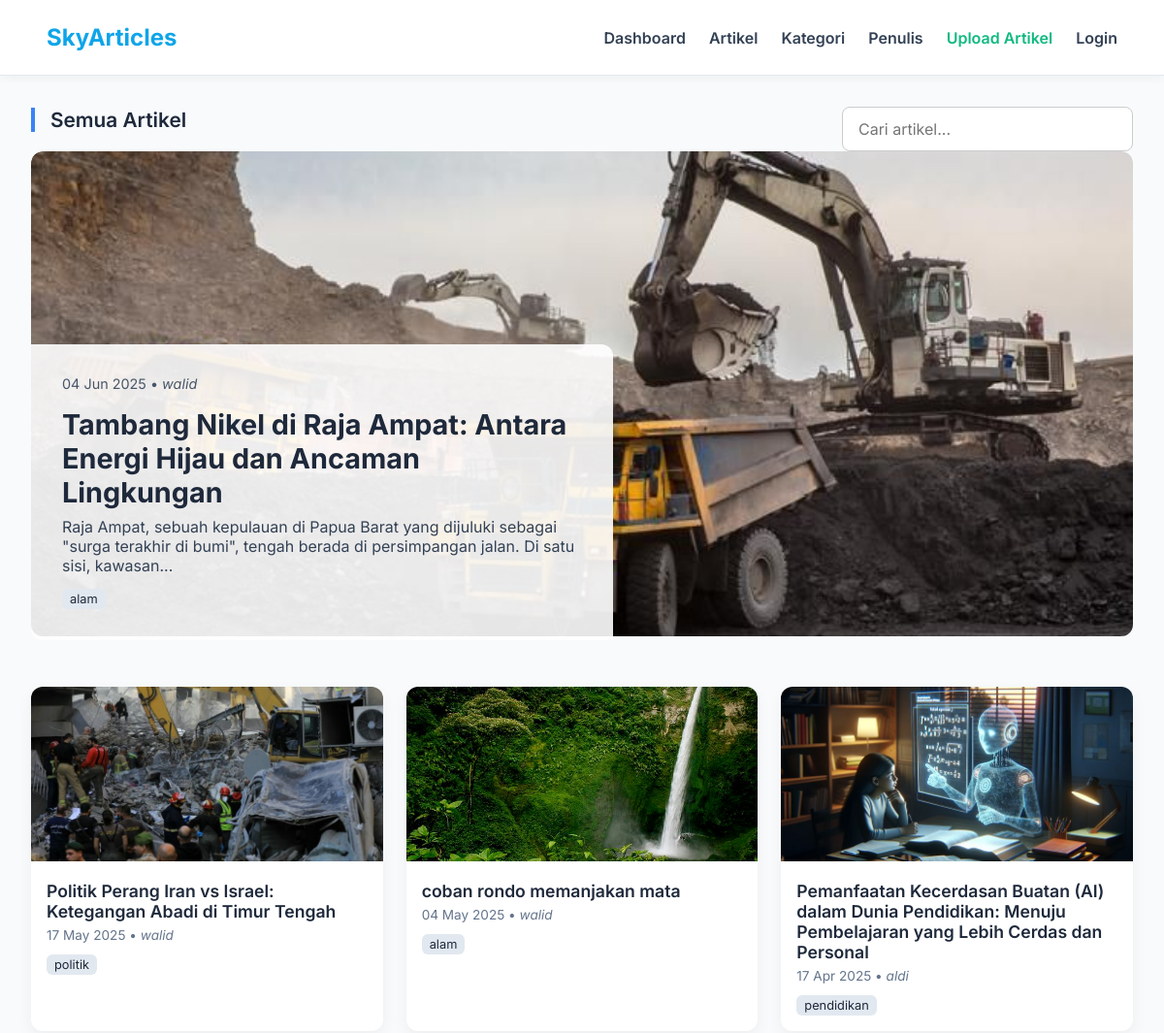
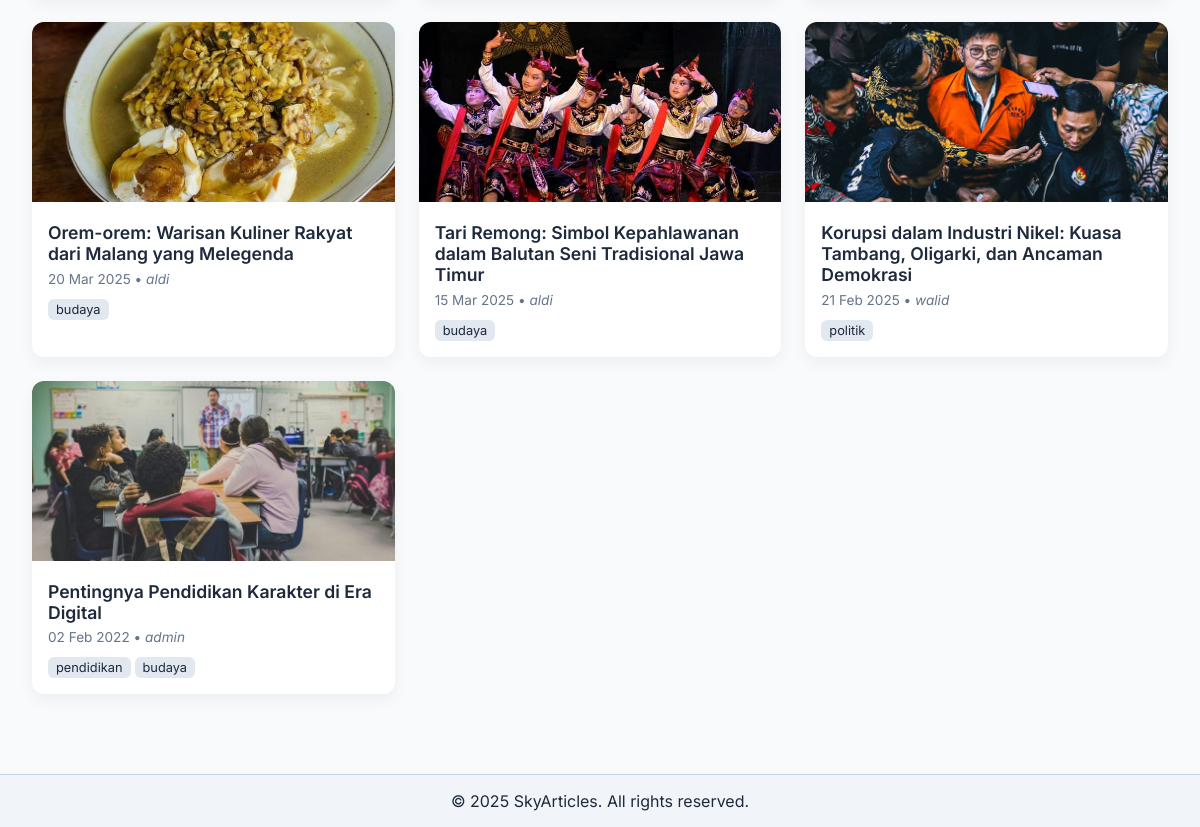
/uas_web/artikel.php, run on the app's committed database (2 pictures, top to bottom).
### tables this page shows
CREATE TABLE `article` (
  `id` int NOT NULL,
  `date` varchar(20) NOT NULL,
  `title` varchar(255) NOT NULL,
  `content` text NOT NULL,
  `picture` varchar(255) DEFAULT NULL
);

CREATE TABLE `author` (
  `id` int NOT NULL,
  `nickname` varchar(100) NOT NULL,
  `email` varchar(150) NOT NULL,
  `password` varchar(255) NOT NULL,
  `address` text,
  `phone` varchar(20) DEFAULT NULL,
  `country` varchar(100) DEFAULT NULL,
  `instagram` varchar(100) DEFAULT NULL,
  `role` enum('admin','penulis') DEFAULT 'penulis'
);

### uas_web/artikel.php (the view, shortened to what this page needs)
<?php
include 'config.php';
include 'navbar.php';
$articles_result = $conn->query("
  SELECT a.id, a.title, a.date, a.picture, a.content, au.nickname
  FROM article a
  JOIN article_author aa ON a.id = aa.article_id
  JOIN author au ON aa.author_id = au.id
  ORDER BY a.date DESC
");
$articles = [];
while ($row = $articles_result->fetch_assoc()) {
  $articles[] = $row;
}
$kategori_result = $conn->query("
  SELECT ac.article_id, c.name
  FROM article_category ac
  JOIN category c ON ac.category_id = c.id
");
$kategori_per_artikel = [];
while ($row = $kategori_result->fetch_assoc()) {
  $kategori_per_artikel[$row['article_id']][] = $row['name'];
}
?>
<!DOCTYPE html>
<html lang="id">
<head>
  <link rel="stylesheet" href="css/artikel.css" />
</head>
<body>
<div class="container">
  <div style="display: flex; justify-content: space-between; align-items: center; flex-wrap: wrap; gap: 1rem;">
    <h1 class="section-title">Semua Artikel</h1>
    <input
      type="text" name="search" placeholder="Cari artikel..."
      style="padding: 0.75rem 1rem; font-size: 1rem; border-radius: 8px; border: 1px solid #ccc; max-width: 300px; width: 100%;"
    >
  </div>
  <div class="hero-container">
  <?php if (!empty($articles)): ?>
    <?php
      $hero = array_shift($articles);
      $hero_id = $hero['id'];
      $hero_title = htmlspecialchars($hero['title']);
      $hero_date = date("d M Y", strtotime($hero['date']));
      $hero_author = htmlspecialchars($hero['nickname']);
      $hero_categories = $kategori_per_artikel[$hero_id] ?? [];
      $kategori_html = '';
      foreach ($hero_categories as $cat) {
        $kategori_html .= "<span style='background:#e2e8f0; padding:3px 8px; border-radius:6px; font-size:0.8rem; margin-right:4px; display:inline-block; margin-top:4px;'>"
                        . htmlspecialchars($cat) . "</span>";
      }
    ?>
    <div class="hero">
      <a href="detail.php?id=<?= $hero_id ?>">
        <div class="hero-content">
          <div class="hero-date"><?= $hero_date ?> &bull; <span style="font-style: italic;"><?= $hero_author ?></span></div>
          <div class="hero-title"><?= $hero_title ?></div>
          <div class="hero-desc"><?= $hero['content'] ? substr(strip_tags($hero['content']), 0, 150) . '...' : '' ?></div>
          <div style="margin-top: 0.6rem;"><?= $kategori_html ?></div>
        </div>
      </a>
    </div>
  <?php endif; ?>
  </div>
  <div class="grid">
    <?php foreach ($articles as $article): ?>
      <?php
        $id = $article['id'];
        $title = htmlspecialchars($article['title']);
        $date = date("d M Y", strtotime($article['date']));
        $author = htmlspecialchars($article['nickname']);
        $img = !empty($article['picture']) ? "uploads/" . $article['picture'] : "uploads/default.jpg";
        $categories = $kategori_per_artikel[$id] ?? [];
        $kategori_html = '';
        foreach ($categories as $cat) {
          $kategori_html .= "<span style='background:#e2e8f0; padding:3px 8px; border-radius:6px; font-size:0.8rem; margin-right:4px; display:inline-block; margin-top:4px;'>"
                          . htmlspecialchars($cat) . "</span>";
        }
      ?>
      <a href="detail.php?id=<?= $id ?>" class="card">
        <img src="<?= $img ?>" alt="Thumbnail">
        <div class="card-content">
          <div class="card-title"><?= $title ?></div>
          <div class="card-date"><?= $date ?> &bull; <span style="font-style: italic;"><?= $author ?></span></div>
          <div class="card-kategori" style="margin-top: 0.5rem;"><?= $kategori_html ?></div>
        </div>
      </a>
    <?php endforeach; ?>
  </div>
</div>
<footer style="background: #f1f5f9; text-align: center; padding: 1rem; margin-top: 3rem; border-top: 1px solid #cbd5e1;">
  &copy; <?= date('Y') ?> SkyArticles. All rights reserved.
</footer>
</body>
</html>

### uas_web/navbar.php (shortened to what this page needs)
<!DOCTYPE html>
<html lang="en">
<head>
  <link href="https://cdn.jsdelivr.net/npm/bootstrap-icons/font/bootstrap-icons.css" rel="stylesheet">
</head>
<body>
<header>
  <a href="index.php" class="logo">SkyArticles</a>
  <nav>
    <a href="index.php">Dashboard</a>
    <a href="artikel.php">Artikel</a>
    <a href="kategori.php">Kategori</a>
    <a href="penulis.php">Penulis</a>
    <a href="<?= isset($_SESSION['author_id']) ? 'upload.php' : 'login.php' ?>" style="font-weight: 600; color: #10b981;"">
      Upload Artikel
    </a>
    <?php if (isset($_SESSION['author_id'])): ?>
      <a href="profile.php"><i class="bi bi-person-circle"></i> <?= htmlspecialchars($_SESSION['nickname']) ?></a>
      <a href="logout.php" class="logout-link">Logout</a>
    <?php else: ?>
      <a href="login.php">Login</a>
    <?php endif; ?>
  </nav>
</header>
</body>
</html>

### uas_web/css/artikel.css (style rules this page uses)
body { font-family: 'Inter', sans-serif; background: #f8fafc; margin: 0; color: #1e293b; }
a { text-decoration: none; color: inherit; }
.container { max-width: 1200px; margin: auto; padding: 2rem; }
.hero { position: relative; margin-bottom: 3rem; overflow: hidden; border-radius: 12px; }
.hero-content { position: absolute; bottom: 0; left: 0; background: rgba(255,255,255,0.9); padding: 2rem; max-width: 600px; border-top-right-radius: 12px; }
.hero-title { font-size: 1.8rem; font-weight: bold; margin-bottom: 0.5rem; }
.hero-date { font-size: 0.9rem; color: #475569; margin-bottom: 1rem; }
.hero-desc { font-size: 1rem; color: #334155; }
.section-title { font-size: 1.3rem; margin-bottom: 1.2rem; font-weight: 600; border-left: 4px solid #3b82f6; padding-left: 1rem; }
.grid { display: grid; grid-template-columns: repeat(auto-fit, minmax(280px, 1fr)); gap: 1.5rem; }
.card { background: white; border-radius: 12px; overflow: hidden; box-shadow: 0 6px 16px rgba(0,0,0,0.05); transition: transform 0.3s; }
.card img { width: 100%; height: 180px; object-fit: cover; }
.card-content { padding: 1rem; }
.card-title { font-size: 1.1rem; font-weight: 600; margin-bottom: 0.4rem; }
.card-date { font-size: 0.85rem; color: #64748b; }
body { margin: 0; padding: 0; }
header { position: sticky; top: 0; z-index: 1000; background: white; padding: 1.5rem 3rem; box-shadow: 0 2px 10px rgba(0, 0, 0, 0.05); border-bottom: 1px solid #e2e8f0; display: flex; justify-content: space-between; align-items: center; width: 100%; box-sizing: border-box; }
.container { padding-top: 2rem; }
.logo { font-size: 1.5rem; font-weight: 700; color: #0ea5e9; text-decoration: none; }

### uas_web/navbar.php (style rules this page uses)
* { margin: 0; padding: 0; box-sizing: border-box; font-family: 'Inter', sans-serif; }
header { background: white; padding: 1.5rem 3rem; box-shadow: 0 2px 10px rgba(0, 0, 0, 0.05); position: sticky; top: 0; z-index: 1000; width: 100vw; box-sizing: border-box; border-bottom: 1px solid #e2e8f0; display: flex; justify-content: space-between; align-items: center; }
.logo { font-size: 1.5rem; font-weight: 700; color: #0ea5e9; text-decoration: none; }
nav { display: flex; align-items: center; gap: 1.5rem; }
nav a { color: #334155; text-decoration: none; font-weight: 600; transition: color 0.3s; }

### data on the page
article: date "04 Jun 2025", title "Tambang Nikel di Raja Ampat: Antara Energi Hijau dan Ancaman Lingkungan", content "Raja Ampat, sebuah kepulauan di Papua Barat yang dijuluki sebagai \"surga terakhir di bumi\", tengah berada di persimpangan jalan. Di satu sisi, kawasan", id "alam"
author: nickname "walid"
article: picture (picture), title "Politik Perang Iran vs Israel: Ketegangan Abadi di Timur Tengah", date "17 May 2025", author.nickname "walid", id "politik"
article: picture (picture), title "coban rondo memanjakan mata", date "04 May 2025", author.nickname "walid", id "alam"
article: picture (picture), title "Pemanfaatan Kecerdasan Buatan (AI) dalam Dunia Pendidikan: Menuju Pembelajaran yang Lebih Cerdas dan Personal", date "17 Apr 2025", author.nickname "aldi", id "pendidikan"
article: picture (picture), title "Orem-orem: Warisan Kuliner Rakyat dari Malang yang Melegenda", date "20 Mar 2025", author.nickname "aldi", id "budaya"
article: picture (picture), title "Tari Remong: Simbol Kepahlawanan dalam Balutan Seni Tradisional Jawa Timur", date "15 Mar 2025", author.nickname "aldi", id "budaya"
article: picture (picture), title "Korupsi dalam Industri Nikel: Kuasa Tambang, Oligarki, dan Ancaman Demokrasi", date "21 Feb 2025", author.nickname "walid", id "politik"
article: picture (picture), title "Pentingnya Pendidikan Karakter di Era Digital", date "02 Feb 2022", author.nickname "admin", id "pendidikan", id "budaya"
